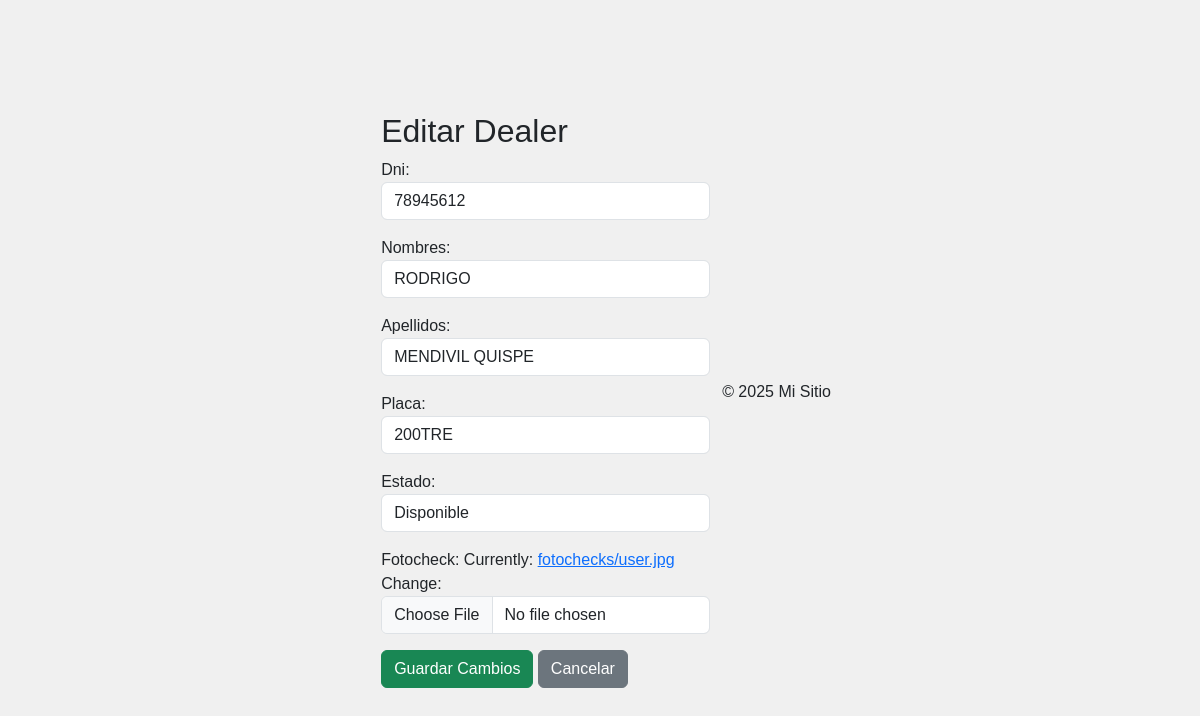
The page /dealers/editar/7/ on the database its author committed.
### app_apay/models.py (models this page shows, shortened)
class Dealer(models.Model):
    ESTADO_CHOICES = [
        ('DISPONIBLE', 'Disponible'),
        ('OCUPADO', 'Ocupado'),
    ]
    dni = models.CharField(max_length=8, unique=True)  # DNI del repartidor
    nombres = models.CharField(max_length=100)  # Nombres del repartidor
    apellidos = models.CharField(max_length=100)  # Apellidos del repartidor
    placa = models.CharField(max_length=10, unique=True)  # Placa del vehículo
    estado = models.CharField(max_length=10, choices=ESTADO_CHOICES, default='DISPONIBLE')  # Estado del repartidor
    fotocheck = models.ImageField(upload_to='fotochecks/')  # Foto del repartidor

### app_apay/views.py (the view)
# urls.py: path('dealers/editar/<int:id>/', views.editar_dealer, name='editar_dealer'),
def editar_dealer(request, id):
    dealer = get_object_or_404(Dealer, id=id)
    if request.method == 'POST':
        form = DealerForm(request.POST, request.FILES, instance=dealer)
        if form.is_valid():
            form.save()
            return redirect('listar_dealers')
    else:
        form = DealerForm(instance=dealer)
    return render(request, 'dealers/editar_dealer.html', {'form': form})

### app_apay/forms.py
class DealerForm(forms.ModelForm):
    class Meta:
        model = Dealer
        fields = ['dni', 'nombres', 'apellidos', 'placa', 'estado', 'fotocheck']
        widgets = {
            'dni': forms.TextInput(attrs={'class': 'form-control'}),
            'nombres': forms.TextInput(attrs={'class': 'form-control'}),
            'apellidos': forms.TextInput(attrs={'class': 'form-control'}),
            'placa': forms.TextInput(attrs={'class': 'form-control'}),
            'estado': forms.Select(attrs={'class': 'form-control'}),
            'fotocheck': forms.ClearableFileInput(attrs={'class': 'form-control'}),
        }

### app_apay/templates/dealers/editar_dealer.html (shortened to what this page needs)
{% extends "base.html" %}
{% block content %}
<div class="container">
    <h2>Editar Dealer</h2>
    <form method="post" enctype="multipart/form-data">
        {{ form.as_p }}
        <button type="submit" class="btn btn-success">Guardar Cambios</button>
        <a href="{% url 'listar_dealers' %}" class="btn btn-secondary">Cancelar</a>
    </form>
</div>
{% endblock %}

### app_apay/static/css/login.css (style rules this page uses)
body { font-family: Arial, sans-serif; background-color: #f0f0f0; display: flex; justify-content: center; align-items: center; height: 100vh; margin: 0; }

### rows shown on the page
Dealer: dni "78945612", nombres "RODRIGO", apellidos "MENDIVIL QUISPE", placa "200TRE", estado "Disponible"
